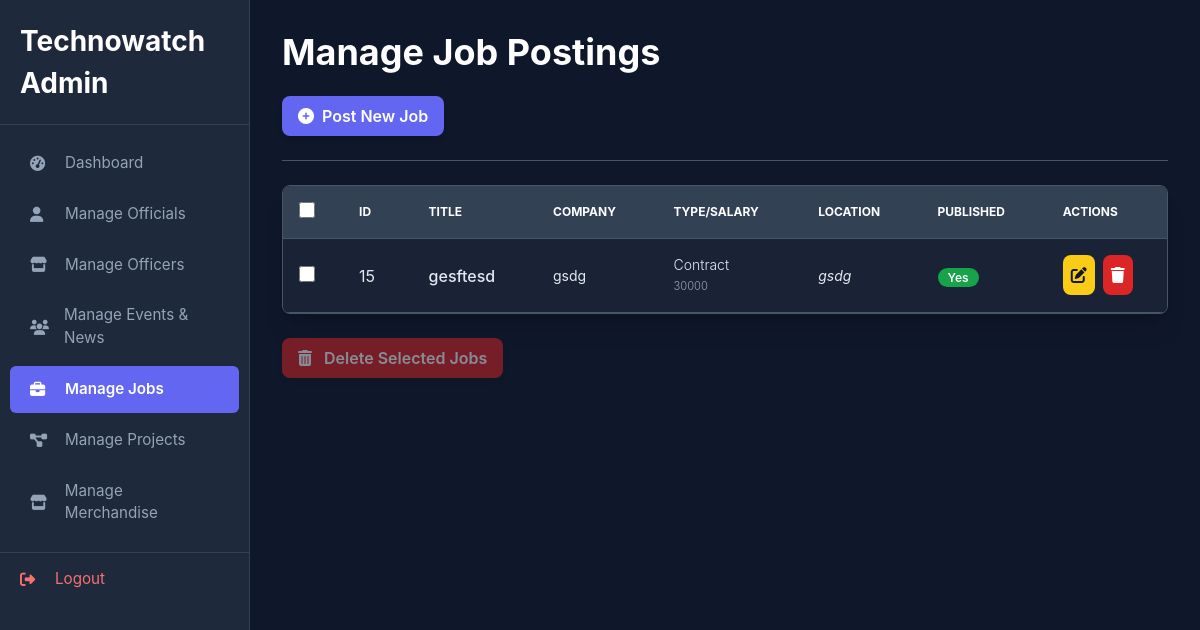
/admin/manage_jobs.php, run on the app's committed database.
### tables this page shows
CREATE TABLE `job_postings` (
  `job_id` int(11) UNSIGNED NOT NULL,
  `title` varchar(255) NOT NULL,
  `company_name` varchar(255) NOT NULL,
  `company_website` varchar(512) DEFAULT NULL,
  `location` varchar(255) NOT NULL,
  `description` text NOT NULL,
  `salary_range` varchar(255) DEFAULT NULL,
  `application_link` varchar(512) DEFAULT NULL,
  `is_published` tinyint(1) DEFAULT 0,
  `created_at` timestamp NOT NULL DEFAULT current_timestamp(),
  `job_type` varchar(50) DEFAULT NULL
);

### admin/manage_jobs.php (the view, shortened to what this page needs)
<?php
include 'includes/db_connect.php';
$action = $_GET['action'] ?? 'list';
?>
<!DOCTYPE html>
<html lang="en">
<head>
    <script src="https://cdn.tailwindcss.com"></script>
    <link rel="stylesheet" href="assets/css/sidebar.css">
</head>
<body class="bg-dark-bg text-text-light">
    <div class="admin-sidebar">
        <?php
        include 'includes/admin_sidebar.php';
        ?>
    </div>
    <div id="page-content-wrapper" class="ml-250 p-8 w-[calc(100%-250px)] min-h-screen box-border">
        <div class="container mx-auto">
            <h1 class="text-4xl font-bold mb-6 text-white"> Manage Job Postings</h1>
            <?php if ($action == 'list'): ?>
                <a href="manage_jobs.php?action=add" class="inline-flex items-center px-4 py-2 bg-primary-indigo hover:bg-indigo-600 text-white font-semibold rounded-lg shadow-md mb-6 transition duration-200">
                    <i class="fas fa-plus-circle mr-2"></i> Post New Job
                </a>
                <hr class="border-dark-border mb-6">
                <?php
                $query = "SELECT job_id, title, company_name, location, job_type, salary_range, is_published, created_at FROM job_postings ORDER BY created_at DESC";
                $result = $conn->query($query);
                if ($result && $result->num_rows > 0):
                ?>
                    <form method="POST" onsubmit="return confirm('Are you sure you want to delete the selected job postings? This action cannot be undone.')">
                        <div class="overflow-x-auto shadow-xl rounded-lg border border-dark-border">
                            <table class="w-full text-left text-text-light">
                                <thead class="text-xs uppercase bg-dark-input text-white border-b border-dark-border">
                                    <tr>
                                        <th scope="col" class="p-4"><input type="checkbox" id="select_all_jobs" title="Select All" class="form-checkbox text-primary-indigo h-4 w-4 bg-dark-card border-dark-border rounded"></th>
                                        <th scope="col" class="py-3 px-6">ID</th>
                                        <th scope="col" class="py-3 px-6">Title</th>
                                        <th scope="col" class="py-3 px-6">Company</th>
                                        <th scope="col" class="py-3 px-6">Type/Salary</th>
                                        <th scope="col" class="py-3 px-6">Location</th>
                                        <th scope="col" class="py-3 px-6">Published</th>
                                        <th scope="col" class="py-3 px-6">Actions</th>
                                    </tr>
                                </thead>
                                <tbody>
                                    <?php while ($row = $result->fetch_assoc()): ?>
                                    <tr class="border-b border-dark-border even:bg-dark-card odd:bg-dark-card/70 hover:bg-dark-input transition duration-150">
                                        <td class="p-4">
                                            <input type="checkbox" name="selected_jobs[]" value="<?php echo $row['job_id']; ?>" class="job_checkbox form-checkbox text-primary-indigo h-4 w-4 bg-dark-card border-dark-border rounded">
                                        </td>
                                        <td class="py-4 px-6"><?php echo $row['job_id']; ?></td>
                                        <td class="py-4 px-6 font-medium"><?php echo htmlspecialchars($row['title']); ?></td>
                                        <td class="py-4 px-6 text-sm"><?php echo htmlspecialchars($row['company_name']); ?></td>
                                        <td class="py-4 px-6 text-sm font-light"><?php echo htmlspecialchars($row['job_type']); ?><br><small class="text-gray-400"><?php echo htmlspecialchars($row['salary_range']); ?></small></td>
                                        <td class="py-4 px-6 text-sm italic"><?php echo htmlspecialchars($row['location']); ?></td>
                                        <td class="py-4 px-6">
                                            <span class="text-xs font-semibold px-2.5 py-0.5 rounded-full
                                                <?php echo ($row['is_published'] ? 'bg-green-600 text-white' : 'bg-gray-600 text-gray-200'); ?>">
                                                <?php echo $row['is_published'] ? 'Yes' : 'No'; ?>
                                            </span>
                                        </td>
                                        <td class="py-4 px-6 flex space-x-2">
                                            <a href="manage_jobs.php?action=edit&id=<?php echo $row['job_id']; ?>" class="p-2 text-dark-bg bg-yellow-400 hover:bg-yellow-500 rounded-lg" title="Edit"><i class="fas fa-edit"></i></a>
                                            <a href="manage_jobs.php?action=delete&id=<?php echo $row['job_id']; ?>"
                                                onclick="return confirm('Are you sure you want to delete job ID <?php echo $row['job_id']; ?>?')"
                                                class="p-2 text-white bg-red-600 hover:bg-red-700 rounded-lg" title="Delete"><i class="fas fa-trash"></i></a>
                                        </td>
                                    </tr>
                                    <?php endwhile; ?>
                                </tbody>
                            </table>
                        </div>
                        <button type="submit" class="mt-6 px-4 py-2 bg-red-600 hover:bg-red-700 text-white font-semibold rounded-lg shadow-md disabled:opacity-50 transition duration-200" id="delete_selected_btn" disabled>
                            <i class="fas fa-trash-alt mr-2"></i> Delete Selected Jobs
                        </button>
                    </form>
                <?php else: ?>
                    <div class="p-4 bg-blue-600 text-white rounded-lg shadow-md" role="alert">
                        No job postings found. Click 'Post New Job' to create one.
                    </div>
                <?php endif; ?>
            <?php endif; ?>
        </div>
    </div>
</body>
</html>

### admin/assets/css/sidebar.css (style rules this page uses)
body { font-family: 'Inter', sans-serif; background-color: #0f172a; color: #e2e8f0; margin: 0; display: flex; min-height: 100vh; }
.admin-sidebar { width: 250px; background-color: #1e293b; border-right: 1px solid #334155; padding: 20px 0; position: fixed; top: 0; left: 0; height: 100%; z-index: 1000; overflow-y: auto; }

### data on the page
job_postings: job_id "15", title "gesftesd", company_name "gsdg", job_type "Contract", salary_range "30000", location "gsdg", is_published "Yes"
